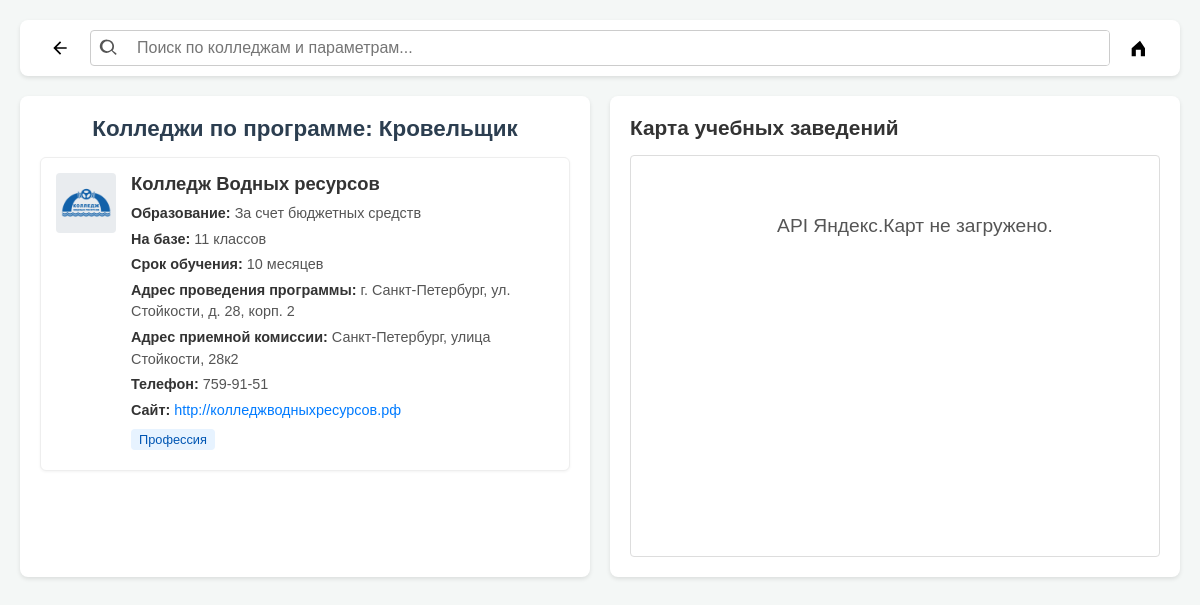
Screenshot of /abiturent/establishments.php?program_code=08.01.04 with the database file from the repository.
### tables this page shows
CREATE TABLE `programs` (
  `id` int(11) NOT NULL,
  `direction_id` int(11) NOT NULL,
  `name` text NOT NULL,
  `program_code` text NOT NULL,
  `keywords` text DEFAULT NULL,
  `image_path` text DEFAULT NULL,
  `attributes` text DEFAULT NULL,
  `created_at` timestamp NOT NULL DEFAULT current_timestamp()
);

CREATE TABLE `bundles` (
  `id` int(11) NOT NULL,
  `establishment_id` int(11) NOT NULL,
  `program_id` int(11) NOT NULL,
  `education_type` text DEFAULT NULL,
  `education_base` text DEFAULT NULL,
  `duration` text DEFAULT NULL,
  `program_address` text DEFAULT NULL,
  `program_latitude` text DEFAULT NULL,
  `program_longitude` text DEFAULT NULL,
  `cluster_id` int(11) DEFAULT NULL,
  `created_at` timestamp NOT NULL DEFAULT current_timestamp()
);

CREATE TABLE `establishments` (
  `id` int(11) NOT NULL,
  `name` text NOT NULL,
  `logo_path` text DEFAULT NULL,
  `address` text DEFAULT NULL,
  `latitude` text DEFAULT NULL,
  `longitude` text DEFAULT NULL,
  `phone` text DEFAULT NULL,
  `website` text DEFAULT NULL,
  `created_at` timestamp NOT NULL DEFAULT current_timestamp()
);

### abiturent/establishments.php (the view, shortened to what this page needs)
<?php
require_once __DIR__ . '/admin/config.php';
$program_code_filter = isset($_GET['program_code']) ? trim($_GET['program_code']) : null;
$cluster_id_filter = isset($_GET['cluster_id']) ? (int)trim($_GET['cluster_id']) : null;
$page_title = 'Учебные заведения';
$links_data = [];
$base_sql_select = "
    SELECT
        b.id as bundle_id,
        b.education_type,
        b.education_base,
        b.duration,
        b.program_address,
        b.program_latitude,
        b.program_longitude,
        b.cluster_id,
        e.id as establishment_id,
        e.name as establishment_name,
        e.logo_path as establishment_logo_path,
        e.address as establishment_main_address,
        e.latitude as establishment_main_latitude,
        e.longitude as establishment_main_longitude,
        e.phone as establishment_phone,
        e.website as establishment_website,
        p.id as program_id,
        p.name as program_name,
        p.program_code as program_code_val,
        p.attributes as program_attributes,
        cls.name as cluster_name
    FROM bundles b
    JOIN establishments e ON b.establishment_id = e.id
    JOIN programs p ON b.program_id = p.id
    LEFT JOIN clusters cls ON b.cluster_id = cls.id
";
$where_clauses = [];
$bind_params_types = "";
$bind_params_values = [];
if ($program_code_filter) {
    $where_clauses[] = "p.program_code = ?";
    $bind_params_types .= "s";
    $bind_params_values[] = $program_code_filter;
    $stmt_prog_name = $conn->prepare("SELECT name FROM programs WHERE program_code = ?");
    $stmt_prog_name->bind_param("s", $program_code_filter);
    $stmt_prog_name->execute();
    $prog_name_res = $stmt_prog_name->get_result();
    if ($prog_data = $prog_name_res->fetch_assoc()) {
        $display_program_name = $prog_data['name'];
        $page_title = "Колледжи по программе: " . htmlspecialchars($display_program_name);
    }
}
$sql_query = $base_sql_select;
if (!empty($where_clauses)) {
    $sql_query .= " WHERE " . implode(" AND ", $where_clauses);
}
$sql_query .= " ORDER BY e.name, p.name";
$stmt_links = $conn->prepare($sql_query);
if (!empty($bind_params_values)) {
    $stmt_links->bind_param($bind_params_types, ...$bind_params_values);
}
$stmt_links->execute();
$result_links = $stmt_links->get_result();
$raw_bundles_data = $result_links->fetch_all(MYSQLI_ASSOC);
foreach($raw_bundles_data as $bundle) {
    $link_item = [];
    $link_item['id'] = $bundle['bundle_id'];
    $link_item['college_name'] = $bundle['establishment_name'];
    $link_item['college_logo_path'] = $bundle['establishment_logo_path'] ? "uploads/establishments/".$bundle['establishment_logo_path'] : "uploads/establishments/placeholder.svg";
    $link_item['program_name_in_bundle'] = $bundle['program_name'];
    $link_item['education_type'] = $bundle['education_type'];
    $link_item['base_level'] = $bundle['education_base'];
    $link_item['duration'] = $bundle['duration'];
    $link_item['program_address'] = $bundle['program_address'];
    $link_item['commission_address'] = $bundle['establishment_main_address'];
    $link_item['phone'] = $bundle['establishment_phone'];
    $link_item['website'] = $bundle['establishment_website'];
    $link_item['program_attributes_array'] = !empty($bundle['program_attributes']) ? array_map('trim', explode(',', $bundle['program_attributes'])) : [];
    $link_item['is_professionalitet'] = !empty($bundle['cluster_id']);
    $link_item['cluster_name'] = $bundle['cluster_name'];
    $link_item['latitude'] = $bundle['program_latitude'] ? $bundle['program_latitude'] : $bundle['establishment_main_latitude'];
    $link_item['longitude'] = $bundle['program_longitude'] ? $bundle['program_longitude'] : $bundle['establishment_main_longitude'];
    $link_item['map_address'] = $bundle['program_address'] ? $bundle['program_address'] : $bundle['establishment_main_address'];
    $link_item['search_text'] = strtolower(
        ($bundle['establishment_name'] ?? '') . " " .
        ($bundle['program_name'] ?? '') . " " .
        ($bundle['education_type'] ?? '') . " " .
        ($bundle['education_base'] ?? '') . " " .
        ($bundle['program_address'] ?? '') . " " .
        ($bundle['establishment_main_address'] ?? '') . " " .
        implode(' ', $link_item['program_attributes_array']) .
        ($link_item['is_professionalitet'] ? " профессионалитет " . ($bundle['cluster_name'] ?? '') : "")
    );
    $links_data[] = $link_item;
}
?>
<!DOCTYPE html>
<html lang="ru">
<head>
</head>
<body>
    <header class="header">
        <button class="header-button back-button" id="backButton" title="Назад">
             <svg xmlns="http://www.w3.org/2000/svg" viewBox="0 0 24 24" fill="currentColor" width="20px" height="20px">
                <path d="M20 11H7.83l5.59-5.59L12 4l-8 8 8 8 1.41-1.41L7.83 13H20v-2z"/>
            </svg>
        </button>
        <div class="search-area">
            <div class="search-container">
                 <svg xmlns="http://www.w3.org/2000/svg" viewBox="0 0 24 24" fill="currentColor" width="20px" height="20px">
                    <path d="M10 2a8 8 0 0 1 6.32 12.9L20.69 18.3a1 1 0 0 1-1.41 1.41l-4.39-4.38A8 8 0 1 1 10 2zm0 2a6 6 0 1 0 0 12A6 6 0 0 0 10 4z"/>
                </svg>
                <input type="text" class="search-input" id="linkSearchInput" placeholder="Поиск по колледжам и параметрам...">
            </div>
             <button class="header-button filter-button" id="goHomeButtonEst" title="На главную"> <svg xmlns="http://www.w3.org/2000/svg" viewBox="0 0 24 24" fill="currentColor" width="20px" height="20px">
                   <path d="M12 3.198l-10 9.143V22h5V14h6v8h5V12.34L12 3.198z"/>
                </svg>
            </button>
        </div>
    </header>
    <main class="container">
        <div class="left-column">
            <h2 class="main-title" id="pageMainTitle"><?php echo htmlspecialchars($page_title); ?></h2>
            <div class="link-list" id="linkList">
                <?php if (empty($links_data)): ?>
                    <p class="no-results">Подходящие варианты не найдены.</p>
                <?php else: ?>
                    <?php foreach ($links_data as $link): ?>
                        <div class="link-item" data-id="<?php echo $link['id']; ?>" data-search-text="<?php echo htmlspecialchars($link['search_text']); ?>" data-lat="<?php echo htmlspecialchars($link['latitude']); ?>" data-lon="<?php echo htmlspecialchars($link['longitude']); ?>">
                            <div class="college-logo">
                                <img src="<?php echo htmlspecialchars($link['college_logo_path']); ?>" alt="Логотип <?php echo htmlspecialchars($link['college_name']); ?>">
                            </div>
                            <div class="link-details">
                                <h3><?php echo htmlspecialchars($link['college_name']); ?></h3>
                                <?php if (!empty($link['education_type'])): ?><p><strong>Образование:</strong> <?php echo htmlspecialchars($link['education_type']); ?></p><?php endif; ?>
                                <?php if (!empty($link['base_level'])): ?><p><strong>На базе:</strong> <?php echo htmlspecialchars($link['base_level']); ?></p><?php endif; ?>
                                <?php if (!empty($link['duration'])): ?><p><strong>Срок обучения:</strong> <?php echo htmlspecialchars($link['duration']); ?></p><?php endif; ?>
                                <?php if (!empty($link['program_address'])): ?><p><strong>Адрес проведения программы:</strong> <?php echo htmlspecialchars($link['program_address']); ?></p><?php endif; ?>
                                <?php if (!empty($link['commission_address']) && $link['commission_address'] !== $link['program_address']): ?>
                                    <p><strong>Адрес приемной комиссии:</strong> <?php echo htmlspecialchars($link['commission_address']); ?></p>
                                <?php endif; ?>
                                <?php if (!empty($link['phone'])): ?><p><strong>Телефон:</strong> <?php echo htmlspecialchars($link['phone']); ?></p><?php endif; ?>
                                <?php if (!empty($link['website'])): ?><p class="college-website"><strong>Сайт:</strong> <a href="<?php echo htmlspecialchars($link['website']); ?>" target="_blank" rel="noopener noreferrer"><?php echo htmlspecialchars($link['website']); ?></a></p><?php endif; ?>
                                <div class="tags-container">
                                    <?php if (!empty($link['program_attributes_array'])): ?>
                                        <?php foreach ($link['program_attributes_array'] as $attr):
                                              $tag_class = 'attribute-tag';
                                        ?>
                                            <span class="<?php echo $tag_class; ?>"><?php echo htmlspecialchars($attr); ?></span>
                                        <?php endforeach; ?>
                                    <?php endif; ?>
                                </div>
                            </div>
                        </div>
                    <?php endforeach; ?>
                <?php endif; ?>
            </div>
        </div>
        <div class="right-column">
            <h3 class="map-title">Карта учебных заведений</h3>
            <div id="map" class="map-container">
            </div>
        </div>
    </main>
</body>
</html>

### abiturent/establishments.php (style rules this page uses)
body { font-family: sans-serif; margin: 0; background-color: #f4f7f6; display: flex; flex-direction: column; align-items: center; padding: 20px; }
.header { width: 100%; max-width: 1200px; display: flex; align-items: center; background-color: #fff; padding: 10px 20px; border-radius: 8px; box-shadow: 0 2px 4px rgba(0, 0, 0, 0.1); margin-bottom: 20px; box-sizing: border-box; }
.search-area { display: flex; align-items: center; flex-grow: 1; }
.search-container { display: flex; align-items: center; flex-grow: 1; border: 1px solid #ccc; border-radius: 4px; overflow: hidden; margin-right: 10px; }
.search-input { border: none; padding: 8px 10px; flex-grow: 1; outline: none; font-size: 1rem; }
.search-container svg { margin: 0 8px; color: #555; }
.header-button { background-color: transparent; border: none; padding: 8px 10px; cursor: pointer; display: flex; align-items: center; }
.back-button { margin-right: 10px; }
.container { width: 100%; max-width: 1200px; display: flex; gap: 20px; flex: 1; }
.left-column { flex: 1; background-color: #fff; padding: 20px; border-radius: 8px; box-shadow: 0 2px 4px rgba(0, 0, 0, 0.1); overflow-y: auto; max-height: calc(100vh - 160px); display: flex; flex-direction: column; }
.right-column { flex: 1; background-color: #fff; padding: 20px; border-radius: 8px; box-shadow: 0 2px 4px rgba(0, 0, 0, 0.1); display: flex; flex-direction: column; }
.main-title { margin-top: 0; margin-bottom: 15px; font-size: 1.4em; color: #2c3e50; text-align: center; }
.link-list { margin-top: 0; flex-grow: 1; }
.link-item { display: flex; align-items: flex-start; border: 1px solid #eee; border-radius: 6px; padding: 15px; margin-bottom: 15px; background-color: #fff; box-shadow: 0 1px 3px rgba(0, 0, 0, 0.05); transition: background-color 0.2s ease, box-shadow 0.2s; cursor: pointer; }
.college-logo { width: 60px; height: 60px; margin-right: 15px; border-radius: 4px; display: flex; justify-content: center; align-items: center; overflow: hidden; flex-shrink: 0; background-color: #e9ecef; }
.college-logo img { max-width: 100%; max-height: 100%; object-fit: contain; }
.link-details { flex-grow: 1; }
.link-details h3 { margin-top: 0; margin-bottom: 8px; font-size: 1.15rem; color: #333; }
.link-details p { margin: 4px 0; font-size: 0.9rem; color: #555; line-height: 1.5; }
.link-details p strong { color: #333; }
.college-website a { color: #007bff; text-decoration: none; }
.tags-container { margin-top: 8px; }
.attribute-tag { display: inline-block; background-color: #e7f3ff; color: #0056b3; padding: 3px 8px; border-radius: 4px; font-size: 0.8rem; margin-right: 5px; margin-bottom: 5px; }
.map-title { margin-top: 0; margin-bottom: 15px; font-size: 1.3em; color: #333; }
.map-container { flex-grow: 1; min-height: 400px; border-radius: 4px; overflow: hidden; border: 1px solid #ddd; }

### rows the page displays
programs: name "Колледжи по программе: Кровельщик"
bundles: establishment.name "Колледж Водных ресурсов", education_type "За счет бюджетных средств", education_base "11 классов", duration "10 месяцев", program_address "г. Санкт-Петербург, ул. Стойкости, д. 28, корп. 2", establishment.address "Санкт-Петербург, улица Стойкости, 28к2", establishment.phone "759-91-51", establishment.website "http://колледжводныхресурсов.рф", attr "Профессия"
